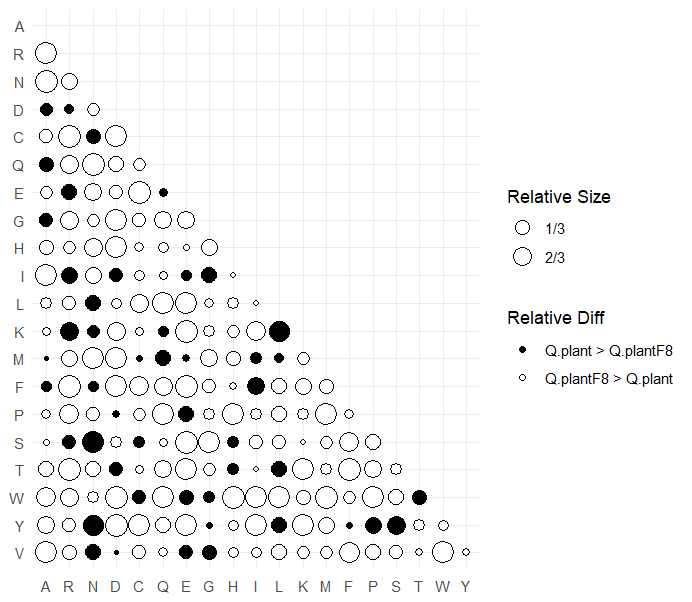

Source code (R):
library(ggplot2)
library(reshape2)

# Define amino acid names
amino_acids <- c("A", "R", "N", "D", "C", "Q", "E", "G", "H", "I", "L", "K", "M", "F", "P", "S", "T", "W", "Y", "V")

# Read two matrices
# Assuming you have already defined the functions read_matrices() and flatten_matrix()
# Step 1: Read matrix file and generate a symmetric matrix
read_matrix_file <- function(file_path) {
  mat_df <- read.csv(file_path, header = FALSE, stringsAsFactors = FALSE)

  # Extract row and column labels
  row_labels <- mat_df[-1, 1]
  col_labels <- mat_df[1, -1]

  # Extract the matrix part
  mat <- as.matrix(mat_df[-1, -1])

  # Convert character type to numeric
  mat <- apply(mat, 2, as.numeric)

  # Generate a symmetric matrix
  sym_mat <- mat + t(mat) - diag(diag(mat))

  # Set row and column names
  rownames(sym_mat) <- row_labels
  colnames(sym_mat) <- col_labels

  return(sym_mat)
}

# Step 2: Iterate over all files in the Q folder and generate a list of symmetric matrices
read_matrices <- function(folder_path) {
  file_list <- list.files(folder_path, full.names = TRUE)
  matrix_list <- list()

  for (file in file_list) {
    sym_mat <- read_matrix_file(file)
    matrix_list[[file]] <- sym_mat
  }

  return(matrix_list)
}

# Step 3: Flatten the matrix into a vector
flatten_matrix <- function(matrix_list) {
  flattened_list <- lapply(matrix_list, function(mat) {
    return(as.vector(mat))
  })

  data_matrix <- do.call(rbind, flattened_list)
  return(data_matrix)
}

# Read data from the folder
folder_path <- "Q"
matrix_list <- read_matrices(folder_path)

# Flatten the matrices
data_matrix <- flatten_matrix(matrix_list)

# Retrieve two matrices Q.plant and Q.plantF1_1
Q_plant <- data_matrix["Q/Q.plant.csv", ]
Q_plantF8 <- data_matrix["Q/Q.plantF1.csv", ]

# Calculate the relative difference between the two matrices (rij1 - rij2) / (rij1 + rij2)
relative_diff <- (Q_plant - Q_plantF8) / (Q_plant + Q_plantF8)

# Create an empty matrix for storing the reconstructed lower triangular matrix
n <- length(amino_acids)  # Number of amino acids
diff_matrix <- matrix(NA, n, n)  # Empty matrix

# Fill the calculated relative differences into the lower triangular part
index <- 1
for (i in 2:n) {
  for (j in 1:(i-1)) {
    diff_matrix[i, j] <- relative_diff[index]
    index <- index + 1
  }
}

# Convert the matrix into a data frame for plotting
df <- melt(diff_matrix, varnames = c("Var1", "Var2"), value.name = "RelativeDiff")
df <- na.omit(df)  # Remove NA values

# Assign amino acid names to the matrix rows and columns
df$Var1 <- factor(df$Var1, levels = 2:n, labels = amino_acids[2:n])
df$Var2 <- factor(df$Var2, levels = 1:(n-1), labels = amino_acids[1:(n-1)])


# Plot One: The Bubble Chart
ggplot(df, aes(x = Var2, y = Var1)) +
  geom_point(aes(size = abs(RelativeDiff), fill = factor(sign(RelativeDiff))), shape = 21) +
  scale_size_continuous(range = c(1, 6), breaks = c(1/3, 2/3, 1), labels = c("1/3", "2/3", "1")) +  # Adjust the bubble size range with 1/3 and 2/3 as benchmarks
  scale_fill_manual(values = c("black", "white"), labels = c("Q.plant > Q.plantF8", "Q.plantF8 > Q.plant")) +
  labs(x = NULL, y = NULL, fill = "Relative Diff", size = "Relative Size") +
  theme_minimal() +
  theme(axis.text.x = element_text(angle = 0, vjust = 0.5, hjust = 0.5)) +
  scale_y_discrete(limits = c(rev(levels(df$Var1)), 'A'))


# Plot Two: The Matrix Plot
library(viridis)
ggplot(df, aes(x = Var2, y = Var1, shape = factor(sign(RelativeDiff)), color = abs(RelativeDiff))) +
  geom_point(size = 5) +
  scale_color_viridis_c(option = "viridis") +
  scale_shape_manual(values = c(16, 1)) +
  labs(x = NULL, y = NULL, color = "Relative Diff") +
  theme_minimal() +
  theme(axis.text.x = element_text(angle = 0, vjust = 0.5, hjust = 0.5)) +
  scale_y_discrete(limits = c(rev(levels(df$Var1)), 'A'))


# Step 4: Compare Q.plant and Q.plantF8 for the element-wise difference
compare_matrices <- function(mat1, mat2) {
  total_elements <- length(mat1)  # Total number of elements

  # Calculate the percentage where mat1 > 2 * mat2
  greater_than_2x <- sum(mat1 > 2 * mat2) / total_elements * 100

  # Calculate the percentage where mat1 > 5 * mat2
  greater_than_5x <- sum(mat1 > 5 * mat2) / total_elements * 100

  # Calculate the percentage where mat2 > 2 * mat1 (reverse comparison)
  less_than_2x <- sum(mat2 > 2 * mat1) / total_elements * 100

  # Calculate the percentage where mat2 > 5 * mat1 (reverse comparison)
  less_than_5x <- sum(mat2 > 5 * mat1) / total_elements * 100

  # Return the calculated percentages
  return(c(greater_than_2x, greater_than_5x, less_than_2x, less_than_5x))
}

# Calculate the percentages for Q.plant and Q.plantF8
percentages <- compare_matrices(Q_plant, Q_plantF8)

# Create a table to store the results
comparison_df <- data.frame(
  Matrix_Comparison = "Q.plant vs Q.plantF8",
  `1/3 (Greater 2x)` = percentages[1],
  `2/3 (Greater 5x)` = percentages[2],
  `-1/3 (Less 2x)` = percentages[3],
  `-2/3 (Less 5x)` = percentages[4]
)

# Print the table
print(comparison_df)
